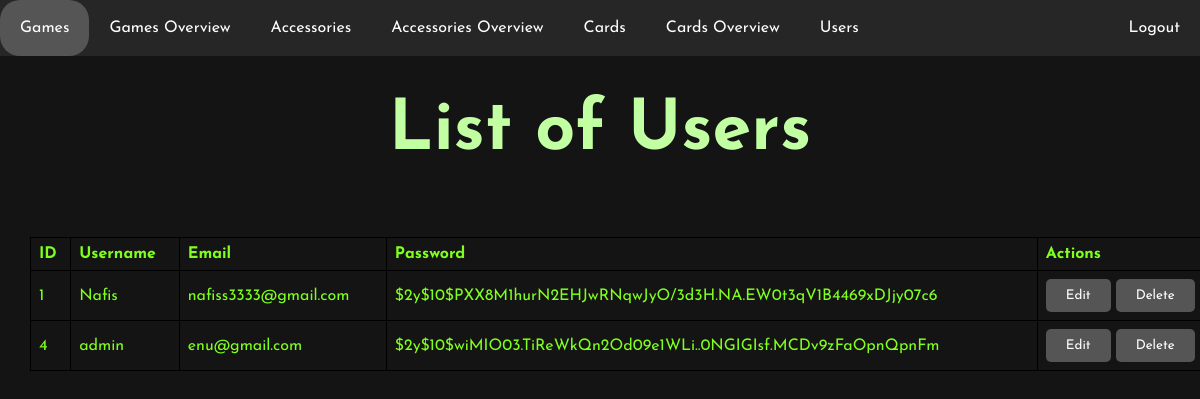
/Admin/user.php, run on the app's committed database.
### tables this page shows
CREATE TABLE `users` (
  `idUsers` int(11) NOT NULL,
  `uidUsers` tinytext NOT NULL,
  `emailUsers` tinytext NOT NULL,
  `pwdUsers` longtext NOT NULL
);

### Admin/user.php (the view, shortened to what this page needs)
<!DOCTYPE html>
<html lang="en">
<head>
    <link rel="stylesheet" href="style.css">
</head>
<body>
<nav>
        <ul>
        <li><a href="games.php">Games</a></li>
            <li><a href="games_overview.php"> Games Overview</a></li>
            <li><a href="acc.php">Accessories</a></li>
            <li><a href="accessories_overview.php"> Accessories Overview</a></li>
            <li><a href="cards.php">Cards</a></li>
            <li><a href="cards_overview.php"> Cards Overview</a></li>
            <li><a href="user.php">Users</a></li>
            <li class="search-box">
            <a href="../SignUp/logout.php">Logout</a>
            </li>
        </ul>
    </nav>
    <h2 class="u">List of Users</h2>
    <table class="ok">
        <thead>
            <tr>
                <th>ID</th>
                <th>Username</th>
                <th>Email</th>
                <th>Password</th>
                <th>Actions</th>
            </tr>
        </thead>
        <tbody>
            <?php
                $servername = "localhost";
                $dBUsername = "root";
                $dBPassword = "";
                $dBName = "arcade";
                $conn = mysqli_connect($servername, $dBUsername, $dBPassword, $dBName);
                $sql = "SELECT * FROM users";
                $result = $conn->query($sql);
                if ($result && $result->num_rows > 0) {
                    while ($row = $result->fetch_assoc()) {
                        echo "<tr>
                                <td>{$row['idUsers']}</td>
                                <td>{$row['uidUsers']}</td>
                                <td>{$row['emailUsers']}</td>
                                <td>{$row['pwdUsers']}</td>
                                <td>
                                    <button type='submit'>Edit</button>
                                    <button type='submit'>Delete</button>
                                </td>
                              </tr>";
                    }
                }
            ?>
        </tbody>
    </table>
</body>
</html>

### Admin/style.css (style rules this page uses)
body { background-color: rgb(20, 20, 20); color: rgb(127, 255, 30); font-family: "Josefin Sans"; overflow-x: hidden; }
* { margin: 0; padding: 0; }
nav { background-color: rgb(38, 38, 38); }
ul { list-style-type: none; margin: 0; padding: 0; display: flex; justify-content: flex-end; align-items: center; }
li { display: inline; }
a { display: inline-block; padding: 20px; color: white; text-decoration: none; }
.search-box { display: inline-block; margin-left: auto; }
button[type="submit"] { padding: 10px 20px; background-color: #555; color: white; border: none; border-radius: 5px; cursor: pointer; font-family: "Josefin Sans"; align-self:self-end; }
.ok { border-collapse: collapse; margin: 30px; min-width: 400px; padding: 20px; align-items: center; }
.ok thead tr { margin: 25px; min-width: 400px; padding: 20px; }
.u { font-size: 70px; color: #c2ffa3; text-align: center; padding: 40px; }

### Admin/user.php (style rules this page uses)
table.ok { width: 100%; border-collapse: collapse; }
table.ok, table.ok th, table.ok td { border: 1px solid black; }
table.ok th, table.ok td { padding: 8px; text-align: left; }

### data on the page
users: idUsers "1", uidUsers "Nafis", emailUsers "nafiss3333@gmail.com", pwdUsers "$2y$10$PXX8M1hurN2EHJwRNqwJyO/3d3H.NA.EW0t3qV1B4469xDJjy07c6"
users: idUsers "4", uidUsers "admin", emailUsers "enu@gmail.com", pwdUsers "$2y$10$wiMIO03.TiReWkQn2Od09e1WLi..0NGIGIsf.MCDv9zFaOpnQpnFm"
